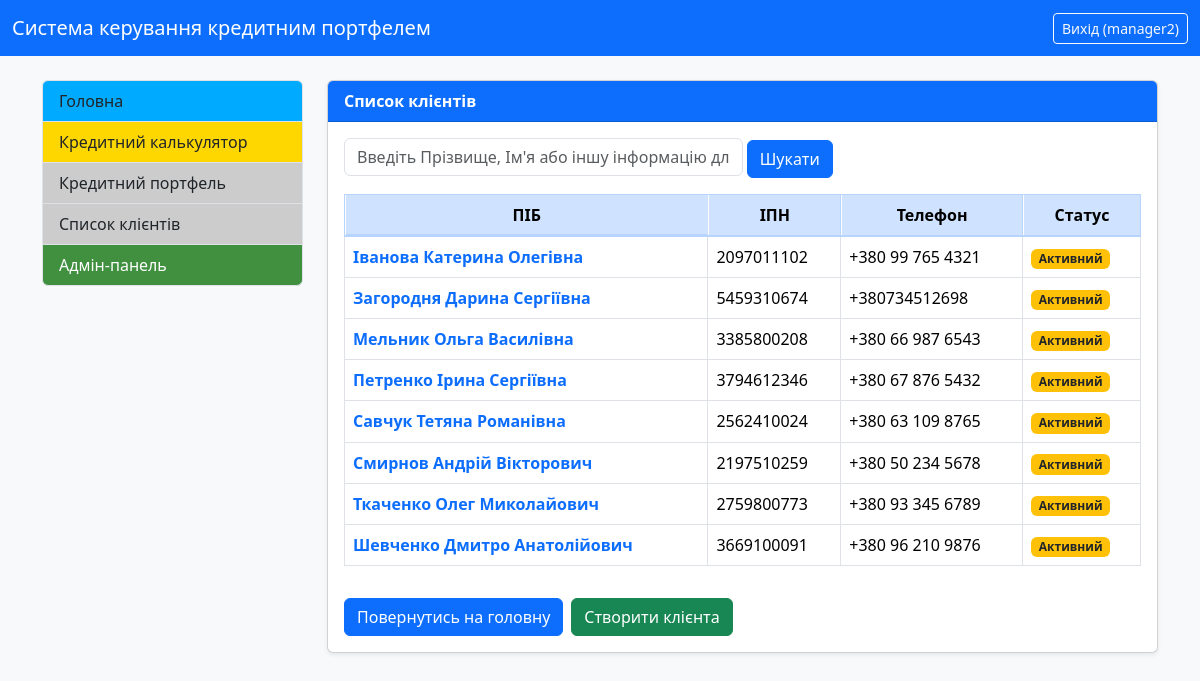
Page /all-clients/ (signed in) on the committed database.
### credit_system/models.py (models this page shows, shortened)
class CustomUser(AbstractUser):
    ROLE_CHOICES = (
        ('admin', 'Адмін'),
        ('manager', 'Менеджер'),
        ('client', 'Клієнт'),
    )
    full_name = models.CharField(
        max_length=300,
        verbose_name="Повне ім'я",
        blank=True
    )
    role = models.CharField(
        max_length=10,
        choices=ROLE_CHOICES,
        default='client',
        verbose_name="Роль користувача"
    )
    middle_name = models.CharField(max_length=100, verbose_name="По батькові", blank=True)
    IPN = models.CharField(
        max_length=10,
        unique=True,
        verbose_name="ІПН",
        validators=[numeric_validator],
        null=True,
        blank=True
    )
    phone_number = models.CharField(max_length=20, verbose_name="Номер телефону", blank=True)
    address = models.CharField(max_length=255, verbose_name="Адреса", blank=True)
    date_of_birth = models.DateField(verbose_name="Дата народження", null=True, blank=True)
    SEX_CHOICES = (
        ('m', 'Чоловіча'),  # Значення в базі: 'm', Зображається: 'Чоловіча'
        ('w', 'Жіноча'),  # Значення в базі: 'w', Зображається: 'Жіноча'
    )
    sex = models.CharField(
        max_length=1,
        choices=SEX_CHOICES,
        default='m',
        verbose_name="Стать",
        blank=True,
        null=True
    )
    address_registration = models.CharField(max_length=255, verbose_name="Адреса прописки", blank=True)
    address_residential = models.CharField(max_length=255, verbose_name="Адреса проживання", blank=True)
    place_of_birth = models.CharField(max_length=255, verbose_name="Місце народження", blank=True)
    passport_series = models.CharField(max_length=2, verbose_name="Серія паспорту", blank=True)
    passport_number = models.CharField(max_length=10, verbose_name="Номер паспорту", blank=True)
    passport_vidan = models.CharField(max_length=255, verbose_name="Орган що видав паспорт", blank=True)
    passport_date = models.DateField(verbose_name="Дата видачі паспорта", null=True, blank=True)
    work_place = models.CharField(max_length=100, verbose_name="Місце роботи", blank=True)
    position = models.CharField(max_length=100, verbose_name="Посада", blank=True)
    notes = models.CharField(max_length=255, verbose_name="Нотатки", blank=True)
    @property
    def is_manager(self):
        return self.role == 'manager' or self.is_superuser
    class Meta:
        verbose_name = "Користувач"
        verbose_name_plural = "Користувачі"
        ordering = ['last_name', 'first_name']

### credit_system/views.py (the view, shortened to what this page needs)
# urls.py: path('all-clients/', AllClientsView.as_view(), name='all_clients_list'),
class AllClientsView(LoginRequiredMixin, ListView):
    model = CustomUser
    template_name = 'credit_system/all_clients.html'
    context_object_name = 'clients'
    def get_queryset(self):
        user = self.request.user
        if not (user.is_superuser or user.is_manager):
            raise PermissionDenied
        queryset = CustomUser.objects.filter(role='client')
        query = self.request.GET.get('q')
        return queryset.order_by('last_name', 'first_name', 'middle_name')
    def get_context_data(self, **kwargs):
        context = super().get_context_data(**kwargs)
        context['query'] = self.request.GET.get('q', '')
        return context

### credit_system/templates/credit_system/all_clients.html (shortened to what this page needs)
{% extends "credit_system/base.html" %}
{% block content %}
    <div class="card shadow-sm">
        <div class="card-header bg-primary text-white">
            <strong>Список клієнтів</strong>
        </div>
        <div class="card-body">
            <form method="GET" action="{% url 'all_clients_list' %}" class="mb-3">
                <input type="text" name="q" placeholder="Введіть Прізвище, Ім'я або іншу інформацію для пошуку" class="form-control d-inline-block w-50">
                <button type="submit" class="btn btn-primary">Шукати</button>
            </form>
            {% if clients %}
                <div class="table-responsive" style="max-height: 400px; overflow-y: scroll;">
                    <table class="table table-bordered table-hover">
                        <thead class="table-primary text-center">
                            <tr>
                                <th>ПІБ</th>
                                <th>ІПН</th>
                                <th>Телефон</th>
                                <th>Статус</th>
                            </tr>
                        </thead>
                        <tbody>
                            {% for client in clients %}
                                <tr>
                                    <td>
                                        <a href="{% url 'client_detail' client.pk %}?source=clients" class="text-decoration-none fw-bold text-primary">
                                            {{ client.last_name }} {{ client.first_name }} {{ client.middle_name }}
                                        </a>
                                    </td>
                                    <td>{{ client.IPN }}</td>
                                    <td>{{ client.phone_number }}</td>
                                    <td>
                                        {% if client.is_active %}
                                            <span class="badge bg-warning text-dark">Активний</span>
                                        {% else %}
                                            <span class="badge bg-success">Не активний</span>
                                        {% endif %}
                                    </td>
                                </tr>
                            {% endfor %}
                        </tbody>
                    </table>
                </div>
            {% else %}
                <p>Клієнтів не знайдено.</p>
            {% endif %}
            <div class="d-flex justify-content-start gap-2 mt-3">
                <a href="{% url 'index' %}" class="btn btn-primary">
                    Повернутись на головну
                </a>
                <a href="{% url 'add_new_client' %}" class="btn btn-success">
                    Створити клієнта
                </a>
            </div>
            </div>
    </div>
{% endblock %}

### credit_system/templates/credit_system/base.html (shortened to what this page needs)
{% load static %}
<!DOCTYPE html>
<html lang="uk">
<head>
    <link href="https://cdn.jsdelivr.net/npm/bootstrap@5.3.3/dist/css/bootstrap.min.css" rel="stylesheet">
    <link rel="stylesheet" href="{% static 'credit_system/style.css' %}">
</head>
<body class="bg-light">
<nav class="navbar navbar-expand-lg navbar-dark bg-primary">
  <div class="container-fluid">
    <a class="navbar-brand" href="{% url 'index' %}">Система керування кредитним портфелем</a>
    <div class="d-flex">
      {% if user.is_authenticated %}
        <form method="post" action="{% url 'logout' %}" class="d-inline">
          <button type="submit" class="btn btn-outline-light btn-sm">
            Вихід ({{ user.username }})
          </button>
        </form>
      {% else %}
        <a href="{% url 'login' %}" class="btn btn-outline-light btn-sm">Вхід</a>
      {% endif %}
    </div>
  </div>
</nav>
<div class="container mt-4">
  <div class="row">
    <div class="col-lg-3 mb-3">
      <div class="list-group">
        <a href="{% url 'index' %}" class="list-group-item list-group-item-action"  style="background-color: #00AAFF;">
          Головна
        </a>
        <a href="{% url 'credit_calculator' %}" class="list-group-item list-group-item-action"  style="background-color: #FFD700;">
          Кредитний калькулятор
        </a>
        {% if user.is_authenticated %}
            {% if user.is_superuser or user.is_manager %}
                <a href="{% url 'all_credits_list' %}" class="list-group-item list-group-item-action" style="background-color: #CCCCCC;">
                    Кредитний портфель
                </a>
                <a href="{% url 'all_clients_list' %}" class="list-group-item list-group-item-action" style="background-color: #CCCCCC;">
                    Список клієнтів
                </a>
                <a href="{% url 'admin:index' %}" class="list-group-item list-group-item-action list-group-item-action" style="background-color: #409040; color: white;">
                    Адмін-панель
                </a>
            {% elif user.is_client %}
                <a href="{% url 'user_credits_list' %}" class="list-group-item list-group-item-action" style="background-color: #CCCCCC;">
                    Мої кредити
                </a>
            {% endif %}
        {% endif %}
      </div>
    </div>
    <div class="col-lg-9">
      {% block content %}
      {% endblock %}
    </div>
  </div>
</div>
</body>
</html>

### credit_system/static/credit_system/style.css (style rules this page uses)
body { background-color: #f8f9fa; }
.table-responsive { max-height: 300px; overflow-y: auto; }
.table-responsive thead th { position: sticky; top: 0; background-color: #cfe2ff; z-index: 2; }
.card { overflow: visible !important; }
.table-responsive { max-height: 300px; overflow-y: auto; position: relative; }
.table.table-bordered { border-collapse: collapse; }
.table-responsive thead th { position: sticky; top: 0; z-index: 6; background-color: #cfe2ff; border: 1px solid #b6d4fe; box-shadow: inset 0 -1px 0 #b6d4fe, 0 1px 1px rgba(0,0,0,0.04); transform: translateZ(0); }
.table thead th { border-bottom: 2px solid #b6d4fe !important; }
.table tbody td { border: 1px solid #dee2e6; }
.table thead tr > th + th { box-shadow: -1px 0 0 #b6d4fe inset; }
.table-responsive thead { transform: translateZ(0); backface-visibility: hidden; will-change: transform; }
.table-responsive thead th { -webkit-font-smoothing: antialiased; -moz-osx-font-smoothing: grayscale; }

### rows in the picture
CustomUser: username "manager2"
CustomUser: last_name "Іванова", first_name "Катерина", middle_name "Олегівна", IPN "2097011102", phone_number "+380 99 765 4321", is_active "Активний"
CustomUser: last_name "Загородня", first_name "Дарина", middle_name "Сергіївна", IPN "5459310674", phone_number "+380734512698", is_active "Активний"
CustomUser: last_name "Мельник", first_name "Ольга", middle_name "Василівна", IPN "3385800208", phone_number "+380 66 987 6543", is_active "Активний"
CustomUser: last_name "Петренко", first_name "Ірина", middle_name "Сергіївна", IPN "3794612346", phone_number "+380 67 876 5432", is_active "Активний"
CustomUser: last_name "Савчук", first_name "Тетяна", middle_name "Романівна", IPN "2562410024", phone_number "+380 63 109 8765", is_active "Активний"
CustomUser: last_name "Смирнов", first_name "Андрій", middle_name "Вікторович", IPN "2197510259", phone_number "+380 50 234 5678", is_active "Активний"
CustomUser: last_name "Ткаченко", first_name "Олег", middle_name "Миколайович", IPN "2759800773", phone_number "+380 93 345 6789", is_active "Активний"
CustomUser: last_name "Шевченко", first_name "Дмитро", middle_name "Анатолійович", IPN "3669100091", phone_number "+380 96 210 9876", is_active "Активний"
